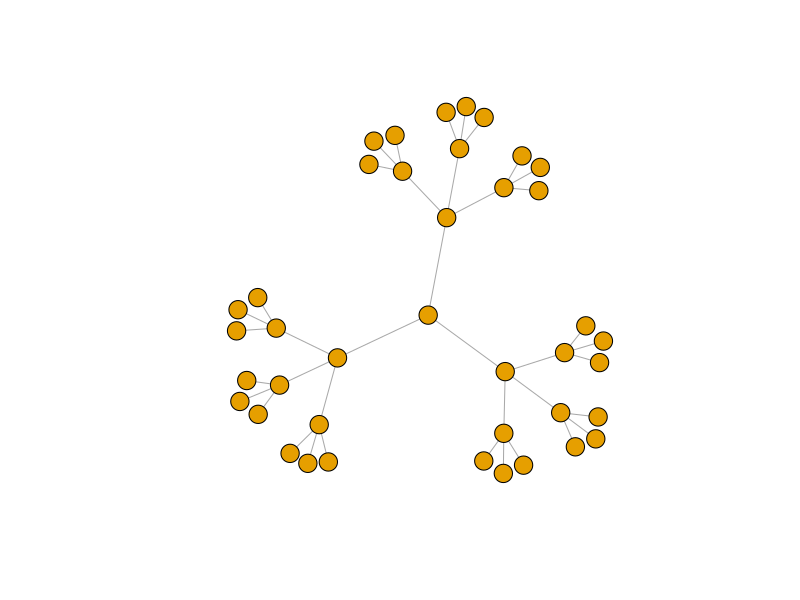
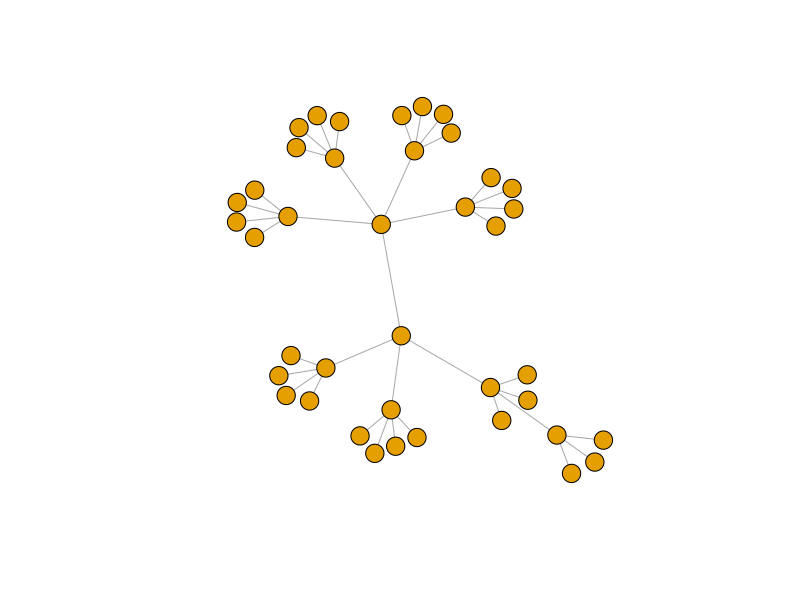
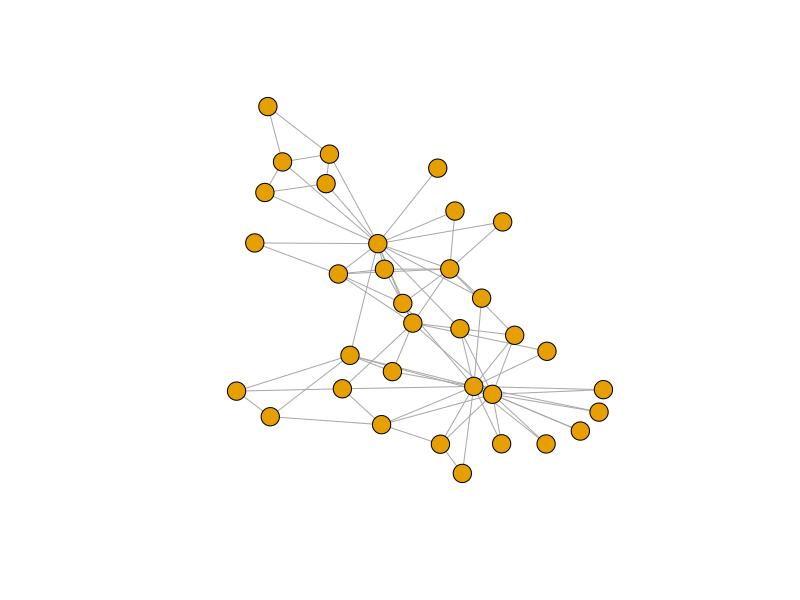

Generate these figures, in order, with R:
install.packages("igraph")
library(igraph) 

#centralized
tr = make_tree(40, children = 3, mode = "undirected")
plot(tr, vertex.size=10, vertex.label=NA)

#decentralized
tr = make_tree(40, children = 4, mode = "undirected")
plot(tr, vertex.size=10, vertex.label=NA)

#distributed
zach = graph("Zachary")
plot(zach, vertex.size=10, vertex.label=NA)
